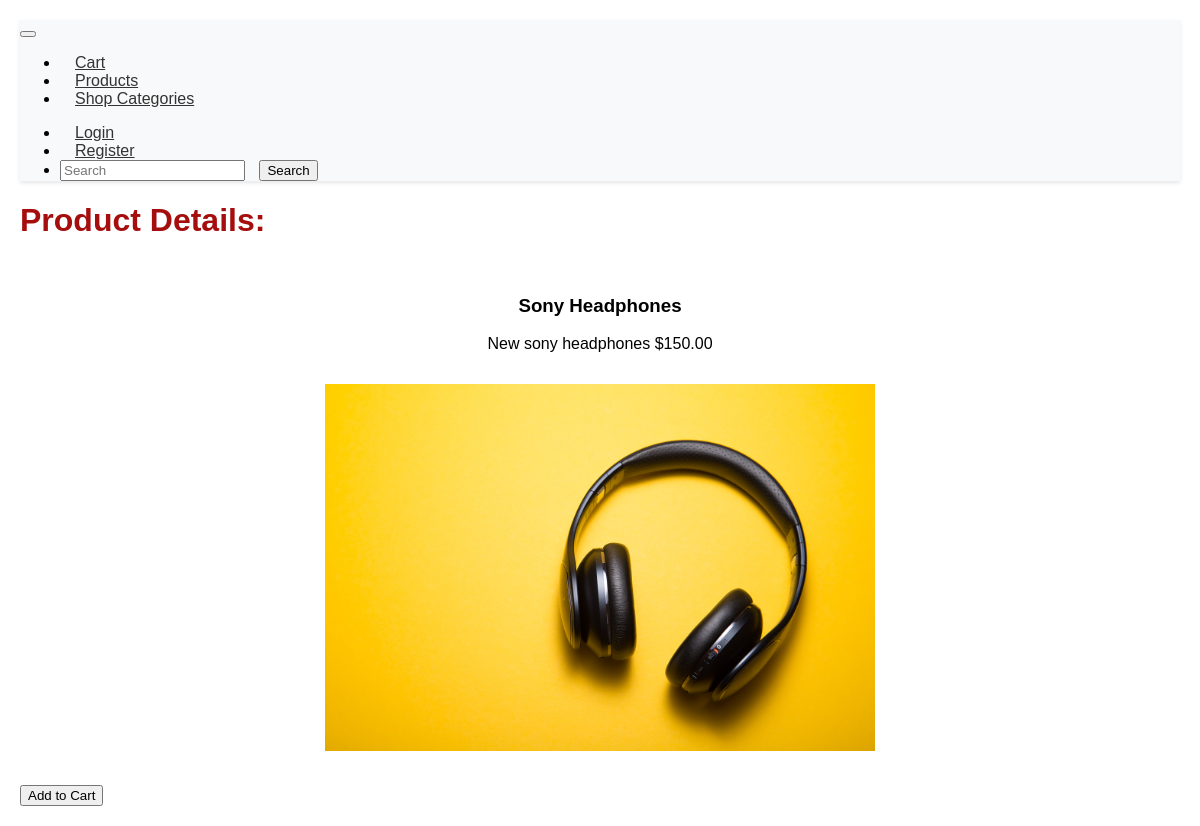
The page /shop/productDetails/Sony Headphones/ on the database its author committed.
### shop/models.py (models this page shows, shortened)
class Product(models.Model):
    name = models.SlugField(max_length=255, unique=True)
    description = models.TextField()
    price = models.DecimalField(max_digits=10, decimal_places=2)
    category = models.ForeignKey(Category, on_delete=models.CASCADE)
    image = models.ImageField(upload_to='images', null=True)

### shop/views.py (the view)
# urls.py: path('productDetails/<path:name>/', views.productDetails, name='productDetails'),
def productDetails(request, name):
    qs = get_object_or_404(Product, name=name)
    context = {
        'object': qs
    }
    return render(request, "shop/productDetails.html", context)

### shop/templates/shop/productDetails.html (shortened to what this page needs)
{% load static %}
<!DOCTYPE html>
<html lang="en">
<head>
    <link rel="stylesheet" type="text/css" href="{% static 'css/style.css' %}">
</head>
<body>
    {% include 'shop/navBar.html' %}
    <h1>Product Details:</h1>
    <div class="product-item-solo">
        <h3>{{ object.name }}</h3>
        <p>{{ object.description }} ${{ object.price }}</p>
        <div class="product-item-solo img">
            <img alt="" src="{{ object.image.url }}">
        </div>
    </div>
    <form method="post" action="{% url 'shop:add_to_cart' name=object.name %}">
        <button type="submit">Add to Cart</button>
    </form>
</body>
</html>

### static/css/style.css (style rules this page uses)
body { font-family: 'Arial', sans-serif; margin: 20px; }
h1 { color: #a60e0e; }
.product-item-solo { padding: 15px; text-align: center; grid-template-columns: auto auto auto auto auto auto; box-sizing: border-box; }
.product-item-solo img { max-width: 50%; height: auto; }

### rows shown on the page
Product: name "Sony Headphones", description "New sony headphones", price "150.00", image (picture)
